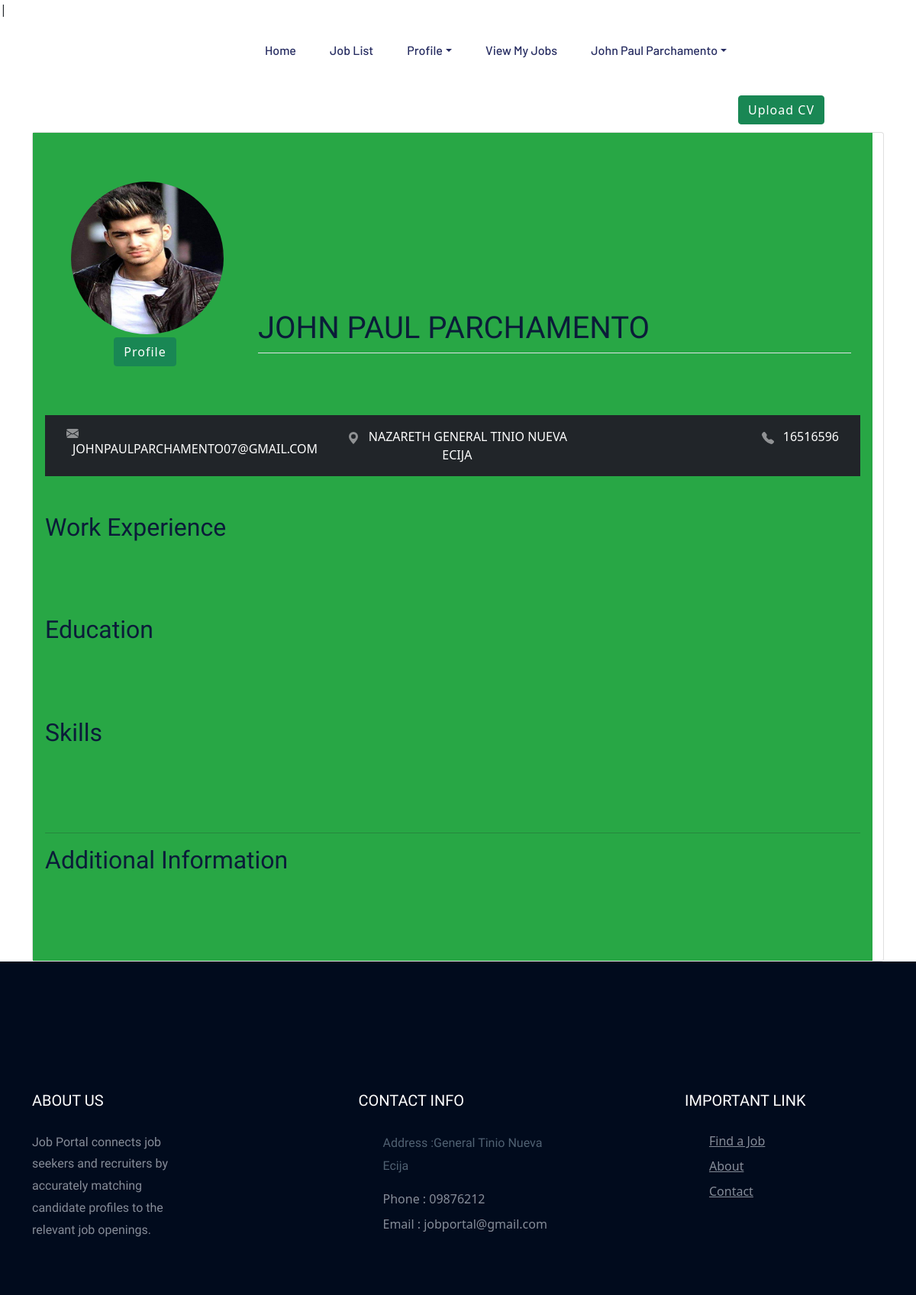
The app's page /applicantinformation.php (signed in) with its own data.
### tables this page shows
CREATE TABLE `users` (
  `user_id` int(100) NOT NULL,
  `user_profile_img` varchar(255) DEFAULT NULL,
  `user_fname` varchar(100) NOT NULL,
  `user_lname` varchar(100) NOT NULL,
  `user_contact` varchar(11) NOT NULL,
  `user_email` varchar(100) NOT NULL,
  `verification_code` varchar(50) DEFAULT NULL,
  `email_verified_at` varchar(100) DEFAULT NULL,
  `address` varchar(100) NOT NULL,
  `user_password` varchar(255) NOT NULL,
  `user_role_id` int(11) NOT NULL
);

### classes/CONFIGDB.php (called while the page is built, shortened)
<?php
	class CONFIGDB
	{
		private $_host = 'localhost';
		private $_username = 'root';
		private $_password = '';
		private $_database = 'job_portal_db';
		protected $connection;
		public function __construct()
		{
			if (!isset($this->connection)) {
				$this->connection = new mysqli($this->_host, $this->_username, $this->_password, $this->_database);
			}
			return $this->connection;
		}
	}
?>

### classes/CRUDAPI.php (called while the page is built, shortened)
<?php
include_once 'CONFIGDB.php';
class CRUDAPI extends CONFIGDB
{
	public function getData($query)
	{
		$result = $this->connection->query($query);
		$rows = array();
		while ($row = $result->fetch_assoc()) {
			$rows[] = $row;
		}
		return $rows;
	}
}
?>

### applicantinformation.php (the view, shortened to what this page needs)
<?php include('applicantsviews/head.php'); ?>
    <?php include('applicantsviews/headerapplicant.php'); ?>
    <main>
    <link rel="stylesheet" href="https://stackpath.bootstrapcdn.com/bootstrap/5.0.0-alpha1/css/bootstrap.min.css">
  </head>
  <button style="float:right;  margin-right:120px;" type="button" class="btn btn-success" data-id="<?php echo $_SESSION['USERID']; ?>" id="uploadCV">Upload CV</button>
  <br><br>
  <body style="align-items:center;">
  <div class="container justify-content-center">
    <div class="card justify-content-center">
      <div class="card-body" style="width:1100px; background-color:#28a745;">
      <div id="printContent">
    <header class="g text-white py-5" style="background-color:#28a745;">
      <div class="container">
      <?php
               if(isset($_SESSION['USERROLE'])){
                $profile= $_SESSION['USERID'];
               $role=$_SESSION['USERROLE'];
              $query = "SELECT * FROM `users` LEFT JOIN roles ON roles.id = users.user_role_id where users.user_role_id =$role";
              $result = $crudapi->getData($query);
              foreach ($result as $key => $data) {
                if(strtoupper($data["user_id"]) == $profile ){
                ?>
        <div class="row">
          <div class="col-md-3 text-left text-md-center mb-3">
            <img class="rounded-circle" src="profile/<?php echo $data["user_profile_img"];?>" alt="Profile Photo" width="200" height="200" /><br><br>
            <button style=" margin-right:5px; margin-top:-20px" type="button" class="btn btn-success" data-id="<?php echo $data["user_id"]; ?>" id="uploadProfile">Profile</button>
          </div>
          <div class="col-md-9">
            <br> <br> <br> <br> <br> <br> <br>
            <h1><?php echo strtoupper($data["user_fname"]." ".$data["user_lname"]); ?></h1>
            <p class="border-top pt-3"></p>
          </div>
        </div>
      </div>
    </header>
    <nav class="bg-dark text-white-50 mb-5">
      <div class="container">
          <div class="row p-3">
              <div class="col-md pb-2 pb-md-0">
                  <a style="text-decoration:none;" class="text-white ml-2"><?php echo strtoupper($data["user_email"]) ?></a>
              </div>
              <div class="col-md text-md-center pb-2 pb-md-0">
              <svg xmlns="http://www.w3.org/2000/svg" width="16" height="16" fill="currentColor" class="bi bi-geo-alt-fill" viewBox="0 0 16 16">
                <path d="M8 16s6-5.686 6-10A6 6 0 0 0 2 6c0 4.314 6 10 6 10zm0-7a3 3 0 1 1 0-6 3 3 0 0 1 0 6z"/>
              </svg>
                  <a style="text-decoration:none;" class="text-white ml-2"><?php echo strtoupper($data["address"]) ?></a>
              </div>
              <div class="col-md text-md-right">
                  <a style="text-decoration:none;" class="text-white ml-2"> <?php echo strtoupper($data["user_contact"]) ?></a>
              </div>
              <?php }}} ?>
          </div>
      </div>
    </nav>
      <div class="row">
        <div class="col-md mb-5" style="background-color:#28a745;">
          <h2 class="mb-5">Work Experience</h2>
        </div>
        </div>
        <div class="row">
        <div class="col-md mb-5" style="background-color:#28a745;">
          <h2 class="mb-5">Education</h2>
        </div>
        </div>
      <div class="row">
        <div class="col-md mb-5" style="background-color:#28a745;">
          <h2 class="mb-5">Skills</h2>
      </div>
    </div>
    <hr>
    <div class="row">
        <div class="col-md mb-5"  style="background-color:#28a745;">
          <h2 class="mb-5">Additional Information</h2>
        </div>
        </div>
      </div>
    </div>
    </div>
    </div>
    </main>
<?php include('applicantsviews/footer.php'); ?>
<?php include('applicantsviews/script.php'); ?>

### records on screen
users: user_profile_img (picture), user_fname+user_lname "JOHN PAUL PARCHAMENTO", user_email "JOHNPAULPARCHAMENTO07@GMAIL.COM", address "NAZARETH GENERAL TINIO NUEVA ECIJA", user_contact "16516596"

### other values on screen
$_SESSION['FULLNAME'] "John Paul Parchamento"
